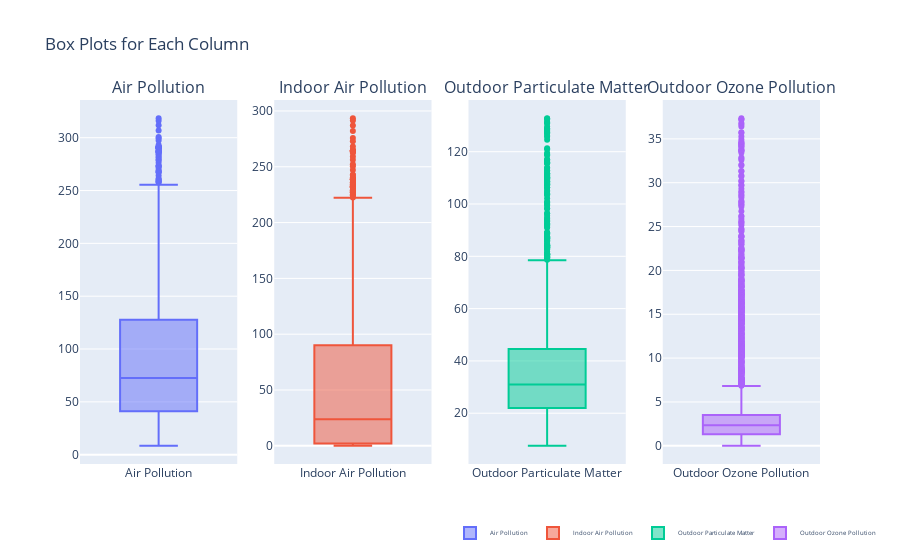

Write notebook code for a chart like this one.
### Code cell
# Créez une figure avec des sous-plots pour chaque colonne
fig = make_subplots(rows=1, cols=len(donnees_numeriques.columns) - 1, subplot_titles=donnees_numeriques.columns[1:])

# Ajoutez une boîte à moustaches pour chaque colonne
for i, col in enumerate(donnees_numeriques.columns[1:]):
    fig.add_trace(go.Box(y=donnees_numeriques[col], name=col), row=1, col=i + 1)

# Mettez à jour la mise en page de la figure
# Mettez à jour la mise en page de la figure avec une légende plus petite
fig.update_layout(
    title_text="Box Plots for Each Column",
    showlegend=True,
    legend=dict(
        orientation="h",  # horizontal orientation
        x=0.5,  # position horizontale de la légende
        y=-0.15,  # position verticale de la légende (négatif pour la placer sous le graphique)
        traceorder='normal',
        font=dict(size=6)  # ajustez la taille du texte de la légende ici
    )
)
# Affichez la figure
fig.show()

### Figure 1 — Plotly figure (JSON) as saved in the notebook; plotly's stock layout.template omitted (floating-point values rounded to 4 significant figures; data arrays with more than 128 entries replaced by an {"elided": "..."} marker saying what was removed)
{"data": [{"name": "Air Pollution", "type": "box", "xaxis": "x", "y": {"elided": "6468 float values"}, "yaxis": "y"}, {"name": "Indoor Air Pollution", "type": "box", "xaxis": "x2", "y": {"elided": "6468 float values"}, "yaxis": "y2"}, {"name": "Outdoor Particulate Matter", "type": "box", "xaxis": "x3", "y": {"elided": "6468 float values"}, "yaxis": "y3"}, {"name": "Outdoor Ozone Pollution", "type": "box", "xaxis": "x4", "y": {"elided": "6468 float values"}, "yaxis": "y4"}], "layout": {"annotations": [{"font": {"size": 16}, "showarrow": false, "text": "Air Pollution", "x": 0.1062, "xanchor": "center", "xref": "paper", "y": 1, "yanchor": "bottom", "yref": "paper"}, {"font": {"size": 16}, "showarrow": false, "text": "Indoor Air Pollution", "x": 0.3688, "xanchor": "center", "xref": "paper", "y": 1, "yanchor": "bottom", "yref": "paper"}, {"font": {"size": 16}, "showarrow": false, "text": "Outdoor Particulate Matter", "x": 0.6313, "xanchor": "center", "xref": "paper", "y": 1, "yanchor": "bottom", "yref": "paper"}, {"font": {"size": 16}, "showarrow": false, "text": "Outdoor Ozone Pollution", "x": 0.8938, "xanchor": "center", "xref": "paper", "y": 1, "yanchor": "bottom", "yref": "paper"}], "legend": {"font": {"size": 6}, "orientation": "h", "traceorder": "normal", "x": 0.5, "y": -0.15}, "showlegend": true, "title": {"text": "Box Plots for Each Column"}, "xaxis": {"anchor": "y", "domain": [0, 0.2125]}, "xaxis2": {"anchor": "y2", "domain": [0.2625, 0.475]}, "xaxis3": {"anchor": "y3", "domain": [0.525, 0.7375]}, "xaxis4": {"anchor": "y4", "domain": [0.7875, 1]}, "yaxis": {"anchor": "x", "domain": [0, 1]}, "yaxis2": {"anchor": "x2", "domain": [0, 1]}, "yaxis3": {"anchor": "x3", "domain": [0, 1]}, "yaxis4": {"anchor": "x4", "domain": [0, 1]}}}
